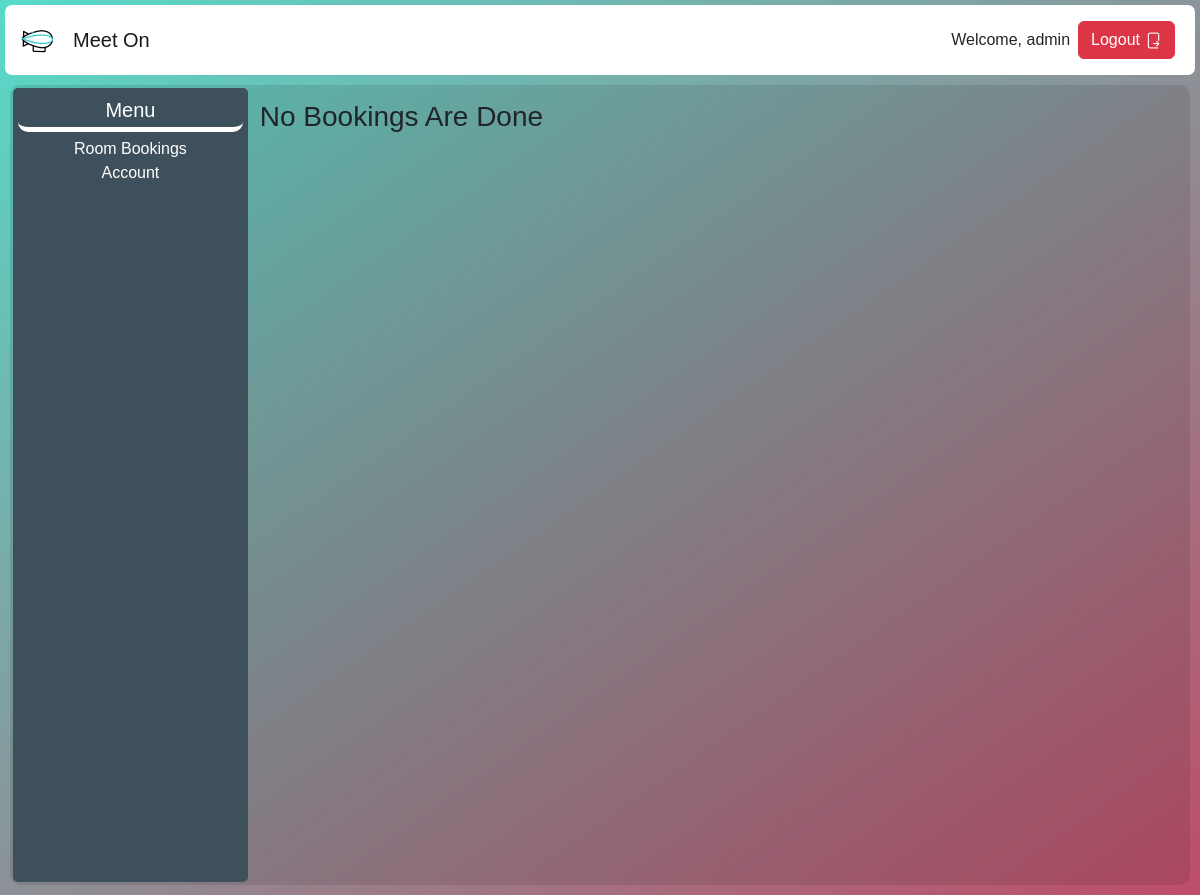
The page /Room (signed in) on the database as committed earlier.
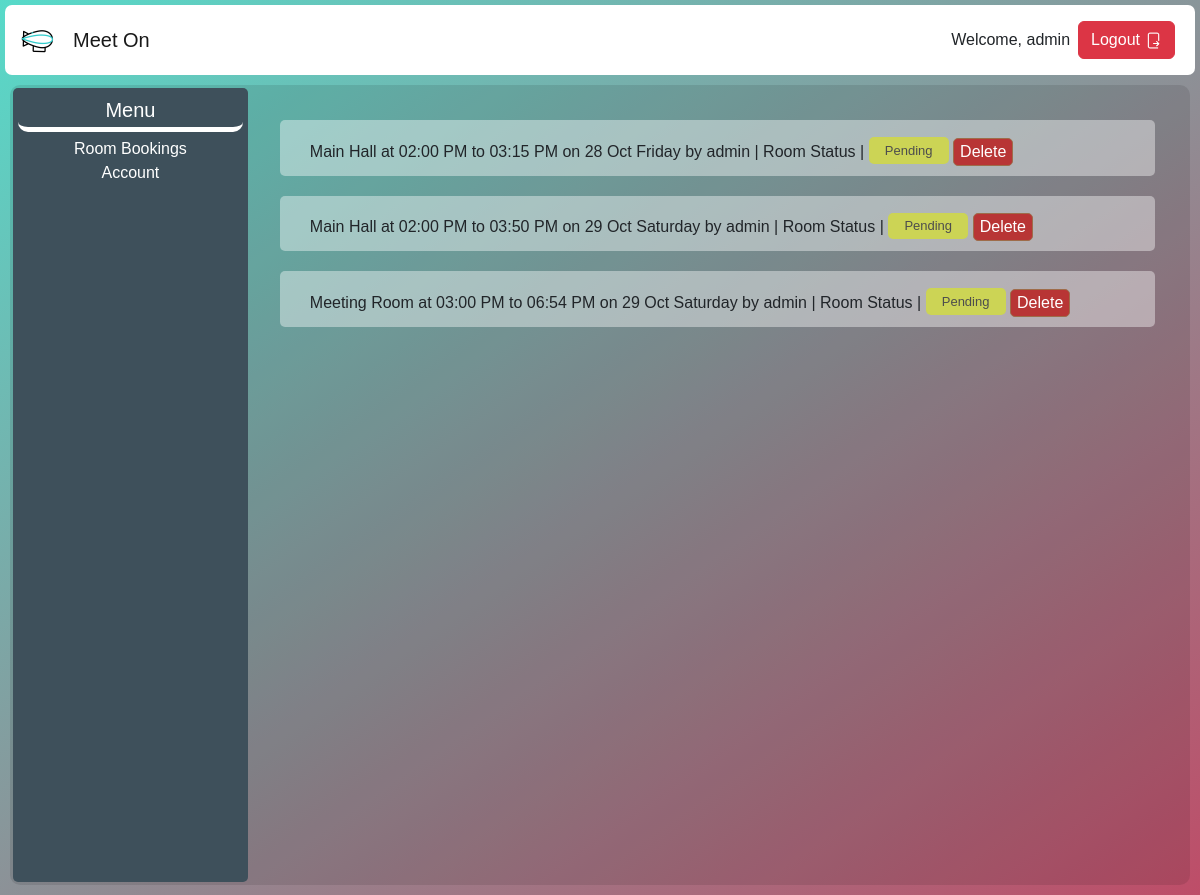
The same page on the database as committed later.
### app/models.py (models this page shows, shortened)
class Room(models.Model):
    room_Name = models.ForeignKey(Room_Name, on_delete=models.CASCADE)
    room_book_date = models.DateField()
    meeting_start_time = models.TimeField()
    meeting_end_time = models.TimeField()
    room_booked_by_user = models.ForeignKey(User, on_delete=models.CASCADE)
    grant_meeting = models.BooleanField(default = False)

class Room_Name(models.Model):
    room_Name = models.CharField(max_length=122)
    def __str__(self):
        return self.room_Name

### app/views.py (the view, shortened to what this page needs)
# urls.py: path('Room', views.roomView, name='room'),
def roomView(request):
    user = request.user
    userRoom = Room.objects.filter(room_booked_by_user = user)
    adminRoom = Room.objects.all().order_by('room_book_date')
    if User.objects.filter(username=user) & User.objects.filter(is_staff=True):
        admin = True
        contex = {
        'admin':admin,
        'adminRoom': adminRoom
    }
        return render(request, 'adminRoom.html', contex)

### templates/adminRoom.html (shortened to what this page needs)
{% extends 'dashboard.html' %}
{% block body %}
<body onload=grantmeet()>
<div class="dashContainer">
  <div class="dashMenu">
    <h5 class='menuHeader'>Menu</h5>
    <div class="menuList">
      {% if admin %}
      <a class="nav-link active" aria-current="page" href="Room" style='color:white;'>
        Room Bookings
      </a>
      {% else %}
      <a class="nav-link active" aria-current="page" href="Room" style='color:white;'>
        Your Booked Rooms
      </a>
      {% endif %}
      <a class="nav-link active" aria-current="page" href="Account" style='color:white;'>
        Account
      </a>
    </div>
  </div>
<div class="dashBody">
  <div class="adminRoomView">
    {% if adminRoom %}
    {% for i in adminRoom %}
    <div class='adminform'>
      <form action="Grantmeet" method="POST">
        {{i.room_Name}} at
        {{i.meeting_start_time|date:"h:i A"}} to {{i.meeting_end_time|date:"h:i A"}} on {{i.room_book_date|date:'d M l'}}
        by {{i.room_booked_by_user}}
        | Room Status |
        <label class="toggle">
          <span class="labels" onclick="setTimeout(spanClick.bind(null,this.id),500);" data-on="Approved" data-off="Pending"></span>
        </label>
      </form>
      <div id="" style="display:inline;" class="btnDelId" onclick="btnDelClick(this.id)"><button class='roomDelButton'>Delete</button></div>
    </div>
    {% endfor %}
  </div>
    {% else %}
    <h3>No Bookings Are Done</h3>
    {% endif %}
</div>
</body>
{% endblock body %}

### templates/dashboard.html (shortened to what this page needs)
{% extends 'navbar.html' %}
{% block body %}
{% load static %}
{% endblock body %}

### templates/navbar.html (shortened to what this page needs)
{% load static %}
<!DOCTYPE html>
<html lang="en">
<head>
  <link rel="stylesheet" href="{% static 'bootstrap.css' %}" />
  <link rel="stylesheet" href="{% static 'toastr.css' %}" />
  <link rel="stylesheet" href="{% static 'css.css' %}" />
</head>
<body>
  <div class="navBar">
    <nav class="navbar navbar-expand-lg navbar-light bg-dark" style="background-color: white !important">
      <div class="container-fluid">
        <a class="navbar-brand" href="/" style="pointer-events: none; cursor: default;">
          <img src="{% static 'logo.gif' %}" alt="" width="40" height="40"/>
        </a>
        <a class="navbar-brand" href="/">Meet On</a>
        <div class="collapse navbar-collapse" id="navbarNavAltMarkup">
        {% if user.is_authenticated %}
        <span>
          Welcome, {{request.user.username}}
        </span>
        <a href="Signout">
        <button class="btn btn-danger m-2">Logout<img src="{%static 'logout.png'%}" alt="search" width="17" height="17" style="margin-left:5px;"></button></a>
        {% endif %}
        </div>
        </div>
      </div>
{% block body %}
{% endblock body %}
</body>
</html>

### static/css.css (style rules this page uses)
body { font-family: 'Trebuchet MS', 'Lucida Sans Unicode', 'Lucida Grande', 'Lucida Sans', Arial, sans-serif; background-image: linear-gradient(145deg, #57dac9 , #be4d68) !important; }
form { display: inline; }
label { text-align: center; font-size: medium; }
.navbar,.navBar { border-radius: 7px !important; }
.navBar { margin:5px; }
.dashContainer { border-radius: 10px; display: grid; grid-template-columns: 20% 80%; background-color:rgba(0, 0, 0, 0.1); margin: 10px; padding: 3px; height: 100vh; overflow: hidden; }
.menuHeader { cursor:default; border-radius: 10px; padding: 5px; margin: 5px; border-bottom: 5px solid rgb(255, 255, 255); }
.dashMenu { border-radius: 5px; color: white; background-color: #3E505B; text-align: center; }
.dashBody { text-align: left; padding: 10px; background-color: rgba(0, 0, 0, 0); }
.adminRoomView { padding: 2px 2px; }
.adminform { border-radius: 5px; text-align: left; padding: 10px 30px; margin: 20px; background-color: rgba(255, 255, 255, 0.4); opacity: 1; }
.toggle { --width: 80px; --height: calc(var(--width) / 3); top:7px; position: relative; display: inline-block; width: var(--width); height: var(--height); cursor: pointer; }
.toggle .labels { border-radius: 3px; position: absolute; top: 0; left: 0; width: 100%; height: 100%; font-size: 13px; font-family: sans-serif; transition: all 1s ease-in-out; overflow: hidden; vertical-align: middle; }
.toggle .labels::after { content: attr(data-off); position: absolute; display: flex; justify-content: center; align-items: center; top: 0; left: 0; height: 100%; width: 100%; color: #4d4d4d; border-radius: 5px; border: 1px solid #cbd45541; background-color: #ccd455; transition: all 1s ease-in-out; }
.toggle .labels::before { content: attr(data-on); position: absolute; display: flex; justify-content: center; align-items: center; top: 0; left: calc(var(--width) * -1); height: 100%; width: 100%; color: #000000; border-radius: 5px; border: 1px solid #76d7da27; background-color: #76d7da; text-align: center; transition: all 1s ease-in-out; }
.roomDelButton,.confirmDelButton { border-radius: 5px; border: 1px solid #9e6c4a; color: white; background-color: #b83535; font-family: sans-serif; }

Rows that differ between the two databases and show on the page:
added Room: room_Name "Main Hall", meeting_start_time "02:00 PM", meeting_end_time "03:15 PM", room_book_date "28 Oct Friday", room_booked_by_user "admin"
added Room: room_Name "Main Hall", meeting_start_time "02:00 PM", meeting_end_time "03:50 PM", room_book_date "29 Oct Saturday", room_booked_by_user "admin"
added Room: room_Name "Meeting Room", meeting_start_time "03:00 PM", meeting_end_time "06:54 PM", room_book_date "29 Oct Saturday", room_booked_by_user "admin"
Other text that changed with them:
text no longer shown: "No Bookings Are Done"
